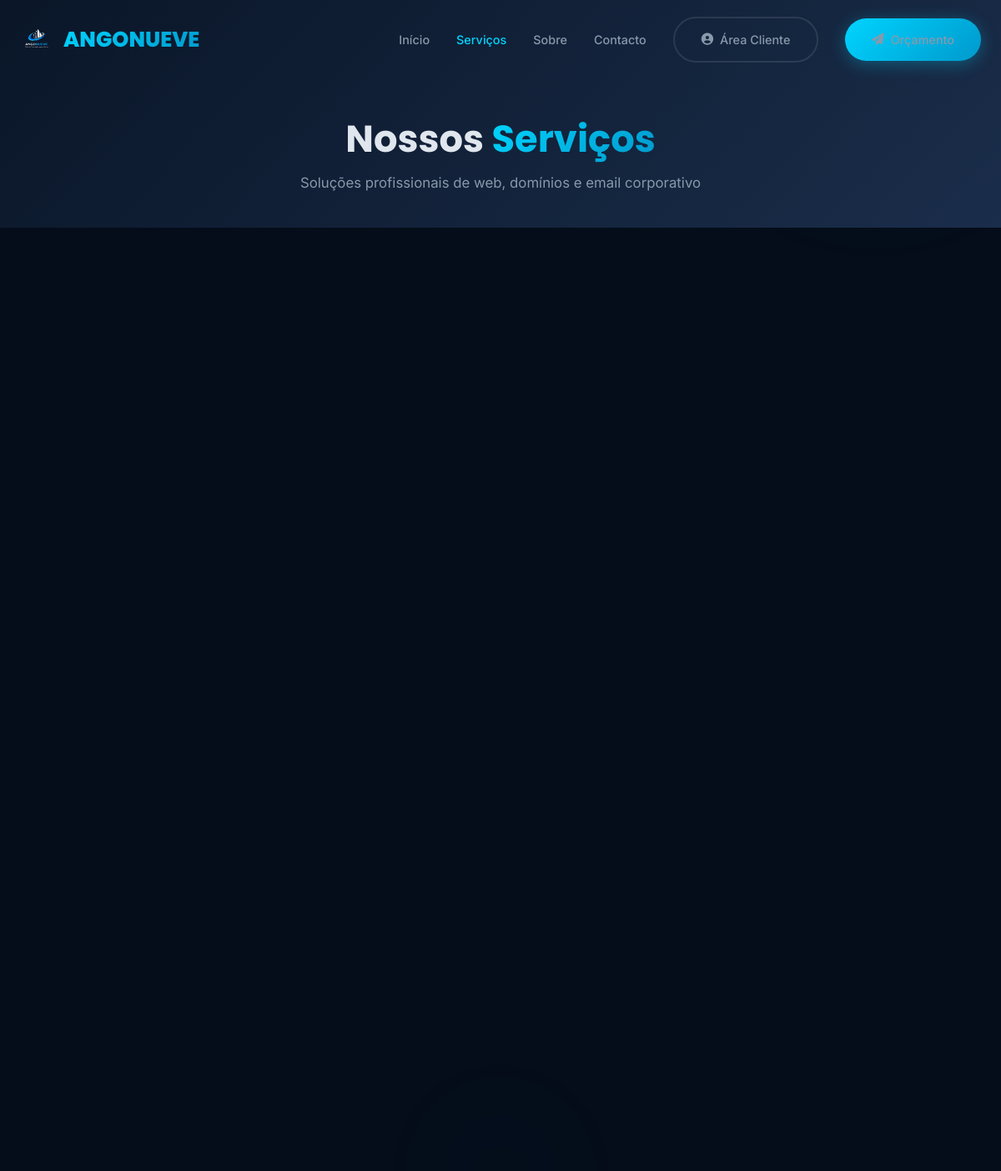
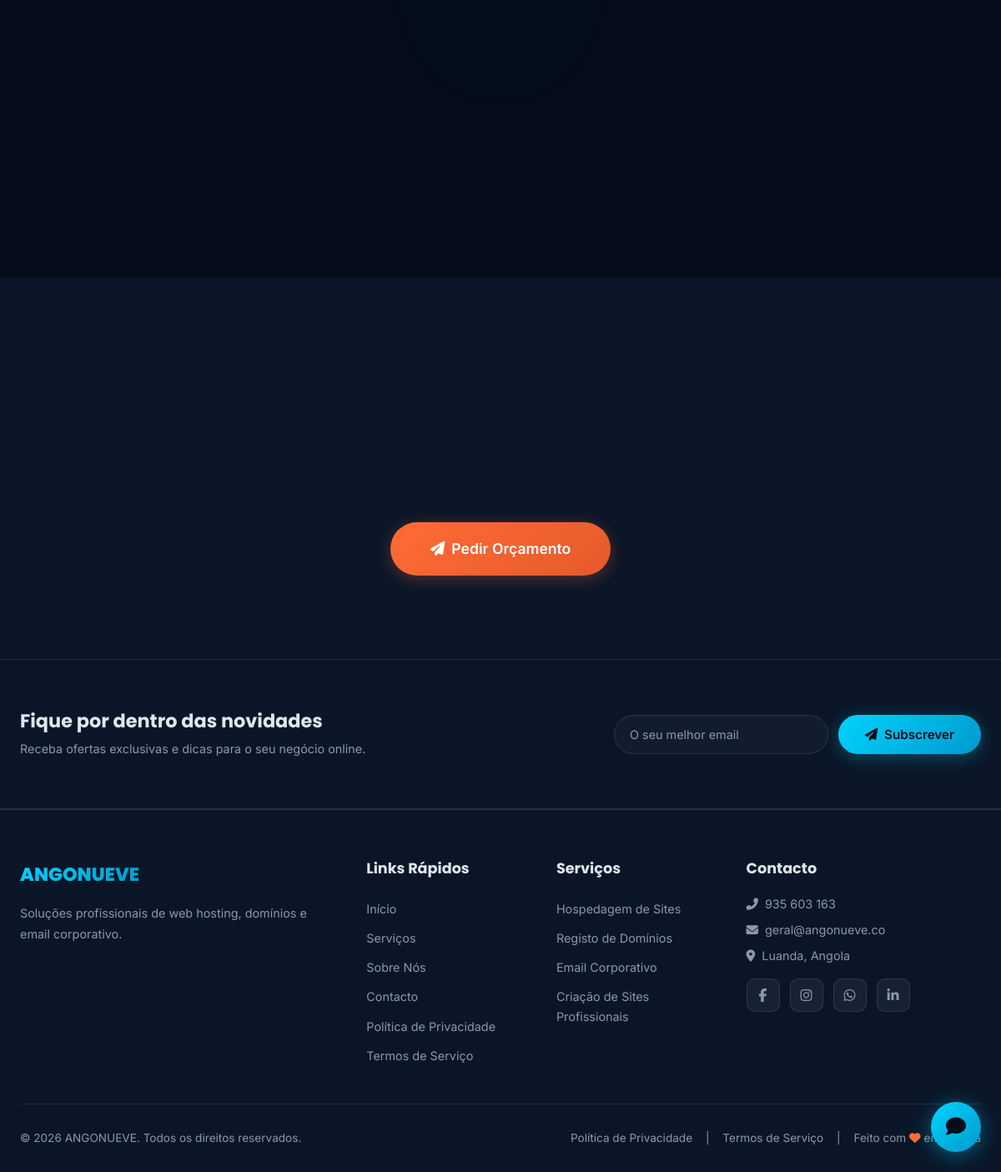
Page /servicos.php on the committed database (2 pictures, top to bottom).
### tables this page shows
CREATE TABLE IF NOT EXISTS services_db (
    id INT AUTO_INCREMENT PRIMARY KEY,
    slug VARCHAR(100) UNIQUE,
    name VARCHAR(255),
    description TEXT,
    short_description VARCHAR(500),
    icon VARCHAR(100),
    features TEXT,
    image VARCHAR(255) NULL,
    monthly_price DECIMAL(10,2) NULL,
    yearly_price DECIMAL(10,2) NULL,
    onetime_price DECIMAL(10,2) NULL,
    is_active TINYINT(1) DEFAULT 1,
    sort_order INT DEFAULT 0,
    created_at TIMESTAMP DEFAULT CURRENT_TIMESTAMP,
    updated_at TIMESTAMP DEFAULT CURRENT_TIMESTAMP ON UPDATE CURRENT_TIMESTAMP,
    INDEX idx_slug (slug),
    INDEX idx_active (is_active),
    INDEX idx_sort (sort_order)
);

### includes/db.php (called while the page is built, shortened)
<?php
class Database {
    private static $instance = null;
    private $pdo;
    private function __construct() {
        try {
            $dsn = "mysql:host=" . DB_HOST . ";dbname=" . DB_NAME . ";charset=" . DB_CHARSET;
            $this->pdo = new PDO($dsn, DB_USER, DB_PASS, [
                PDO::ATTR_ERRMODE => PDO::ERRMODE_EXCEPTION,
                PDO::ATTR_DEFAULT_FETCH_MODE => PDO::FETCH_ASSOC,
                PDO::ATTR_EMULATE_PREPARES => false,
            ]);
        } catch (PDOException $e) {
            die('Database connection failed: ' . $e->getMessage());
        }
    }
    public static function getInstance() {
        if (self::$instance === null) {
            self::$instance = new self();
        }
        return self::$instance;
    }
    public function query($sql, $params = []) {
        $stmt = $this->pdo->prepare($sql);
        $stmt->execute($params);
        return $stmt;
    }
    public function fetchAll($sql, $params = []) {
        return $this->query($sql, $params)->fetchAll();
    }
}
function db() {
    return Database::getInstance();
}

### servicos.php (the view, shortened to what this page needs)
<?php
$services = db()->fetchAll("SELECT * FROM services_db WHERE is_active = 1 ORDER BY sort_order ASC");
?>
<!DOCTYPE html>
<html lang="pt">
<head>
    <link rel="stylesheet" href="https://cdnjs.cloudflare.com/ajax/libs/font-awesome/6.5.1/css/all.min.css">
    <link rel="stylesheet" href="css/style.css">
</head>
<body>
    <div class="orb orb-1"></div>
    <div class="orb orb-3"></div>
    <main id="main-content">
    <nav class="navbar" id="navbar">
        <div class="container">
            <a href="index.html" class="nav-logo">
                <img src="images/logo.png" alt="ANGONUEVE">
                <span>ANGONUEVE</span>
            </a>
            <ul class="nav-links" id="navLinks">
                <li><a href="index.html">Início</a></li>
                <li><a href="servicos.php" class="active">Serviços</a></li>
                <li><a href="about.html">Sobre</a></li>
                <li><a href="contact.html">Contacto</a></li>
                <li><a href="client/login.php" class="btn btn-secondary"><i class="fas fa-user-circle"></i> Área Cliente</a></li>
                <li><a href="orcamento.php" class="btn btn-primary"><i class="fas fa-paper-plane"></i> Orçamento</a></li>
            </ul>
        </div>
    </nav>
    <section class="breadcrumb">
        <div class="container">
            <h1>Nossos <span>Serviços</span></h1>
            <p>Soluções profissionais de web, domínios e email corporativo</p>
        </div>
    </section>
    <section class="section">
        <div class="container">
            <?php if (empty($services)): ?>
                <div style="text-align: center; padding: 60px 0;">
                    <i class="fas fa-info-circle" style="font-size: 3rem; color: var(--secondary); margin-bottom: 16px;"></i>
                    <p style="font-size: 1.1rem; color: var(--text-muted);">Nenhum serviço disponível de momento.</p>
                </div>
            <?php else: ?>
                <div class="services-page-grid">
                </div>
            <?php endif; ?>
        </div>
    </section>
    <section class="section" style="background: var(--primary);">
        <div class="container">
            <div style="text-align: center;">
                <a href="orcamento.php" class="btn btn-accent" style="font-size: 1.1rem; padding: 18px 48px;">
                    <i class="fas fa-paper-plane"></i> Pedir Orçamento
                </a>
            </div>
        </div>
    </section>
    <section class="newsletter-section">
        <div class="container">
            <div class="newsletter-wrapper">
                <div class="newsletter-text">
                    <h3>Fique por dentro das novidades</h3>
                    <p>Receba ofertas exclusivas e dicas para o seu negócio online.</p>
                </div>
                <form class="newsletter-form" id="newsletterForm">
                    <input type="email" placeholder="O seu melhor email" required>
                    <button type="submit" class="btn btn-primary">
                        <i class="fas fa-paper-plane"></i> Subscrever
                    </button>
                </form>
            </div>
        </div>
    </section>
    <footer class="footer">
        <div class="container">
            <div class="footer-grid">
                <div class="footer-brand">
                    <a href="index.html" class="nav-logo" style="font-size: 1.4rem;">
                        <span>ANGONUEVE</span>
                    </a>
                    <p>Soluções profissionais de web hosting, domínios e email corporativo.</p>
                </div>
                <div class="footer-links">
                    <h4>Links Rápidos</h4>
                    <a href="index.html">Início</a>
                    <a href="servicos.php">Serviços</a>
                    <a href="about.html">Sobre Nós</a>
                    <a href="contact.html">Contacto</a>
                    <a href="privacidade.php">Política de Privacidade</a>
                    <a href="termos.php">Termos de Serviço</a>
                </div>
                <div class="footer-services">
                    <h4>Serviços</h4>
                    <?php foreach ($services as $s): ?>
                        <a href="servico.php?slug=<?= urlencode($s['slug']) ?>"><?= htmlspecialchars($s['name']) ?></a>
                    <?php endforeach; ?>
                </div>
                <div class="footer-contact">
                    <h4>Contacto</h4>
                    <p><i class="fas fa-phone-alt"></i> 935 603 163</p>
                    <p><i class="fas fa-envelope"></i> geral@angonueve.co</p>
                    <p><i class="fas fa-map-marker-alt"></i> Luanda, Angola</p>
                    <div class="footer-social">
                        <a href="#" aria-label="Facebook"><i class="fab fa-facebook-f"></i></a>
                        <a href="#" aria-label="Instagram"><i class="fab fa-instagram"></i></a>
                        <a href="#" aria-label="WhatsApp"><i class="fab fa-whatsapp"></i></a>
                        <a href="#" aria-label="LinkedIn"><i class="fab fa-linkedin-in"></i></a>
                    </div>
                </div>
            </div>
            <div class="footer-bottom">
                <p>&copy; 2026 ANGONUEVE. Todos os direitos reservados.</p>
                <p>
                    <a href="privacidade.php">Política de Privacidade</a>
                    <span style="margin:0 12px;color:var(--text-muted);">|</span>
                    <a href="termos.php">Termos de Serviço</a>
                    <span style="margin:0 12px;color:var(--text-muted);">|</span>
                    Feito com <i class="fas fa-heart" style="color: var(--accent);"></i> em Angola
                </p>
            </div>
        </div>
    </footer>
</main>
</body>
</html>

### rows in the picture
services_db: name "Hospedagem de Sites"
services_db: name "Registo de Domínios"
services_db: name "Email Corporativo"
services_db: name "Criação de Sites Profissionais"
